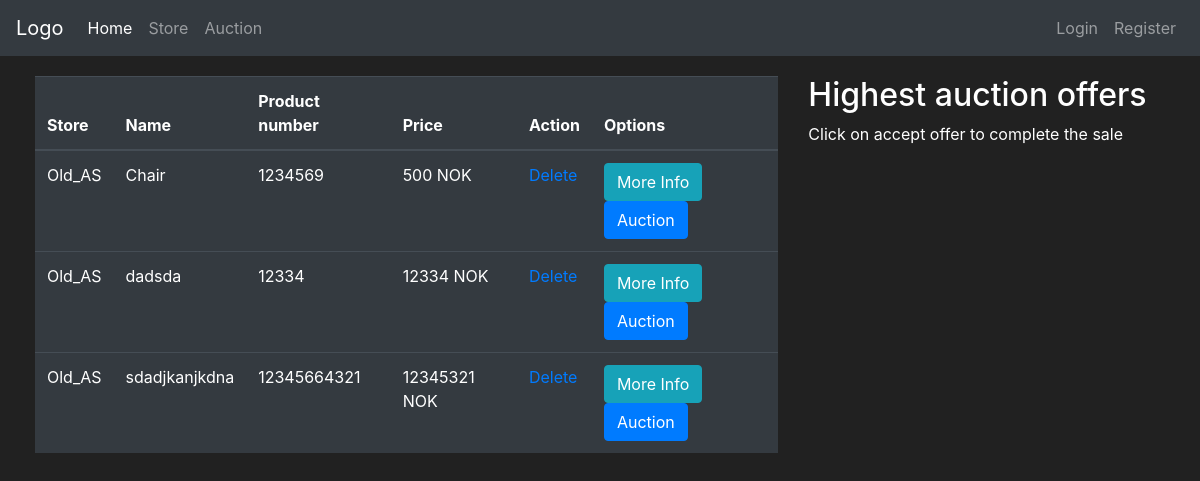
/auction, run on an earlier commit of the app's database.
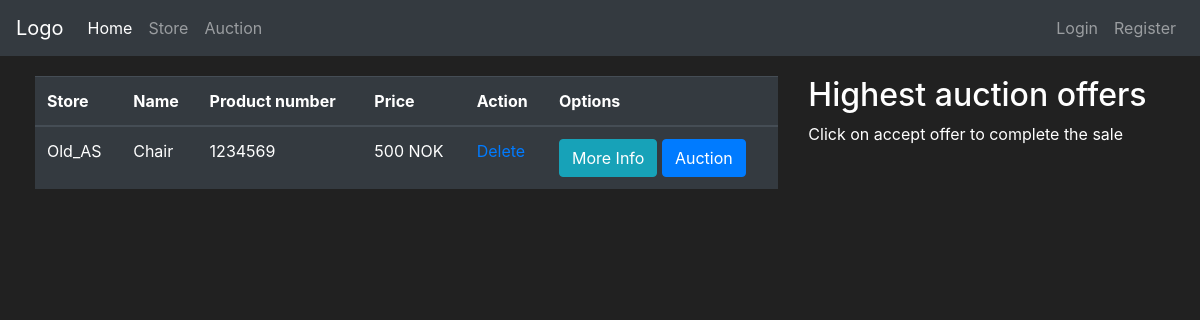
And on a later commit of the database.
### app_flask/models.py (models this page shows, shortened)
class Goods(db.Model):
    id = db.Column(db.Integer, primary_key=True)
    name = db.Column(db.String(30), unique=True, nullable=False)
    description = db.Column(db.String(70), unique=False, nullable=False)
    price = db.Column(db.Integer, unique=False, nullable=False)
    product_number = db.Column(db.String(length=6), nullable=False, unique=True)
    goods_type = db.Column(db.Boolean(), nullable=False, default=False)
    date_created = db.Column(db.DateTime(), default=datetime.utcnow)
    user_owner = db.Column(db.Integer(), db.ForeignKey('user.id'))
    store_owner = db.Column(db.Integer(), db.ForeignKey('store.id'))

class Store(db.Model):
    id = db.Column(db.Integer(), primary_key=True)
    store_name = db.Column(db.String(length=30), nullable=False, unique=True)
    street_address = db.Column(db.String(length=40), nullable=False)
    street_number = db.Column(db.Integer(), nullable=False)
    postal_code = db.Column(db.Integer(), nullable=False)
    province = db.Column(db.String(length=50), nullable=False)
    store_email = db.Column(db.String(length=50), nullable=False, unique=True)
    store_phone = db.Column(db.Integer(), nullable=False)
    date_created = db.Column(db.DateTime(), default=datetime.utcnow)
    user_owner = db.Column(db.Integer(), db.ForeignKey('user.id'))
    goods = db.relationship('Goods', backref='owned_store', lazy=True)

### app_flask/main/routes.py (the view, shortened to what this page needs)
@bp.route("/auction", methods=["POST", "GET"])
def auction_page():
    auction_form = AuctionGoodsForm()
    accept_form = AcceptAuctionForm()
    if request.method == "GET":
        items = db.session.query(Goods, Store).filter(and_(Store.id == Goods.store_owner, Goods.goods_type == 1)).all()
        try:
            current_store = Store.query.filter_by(user_owner=current_user.id).first()
            if current_store is not None:
                bidding_items = Bidding.query. \
                    with_entities(Bidding.item_name, Bidding.offer, Bidding.user_name, Bidding.user_id, Bidding.id,
                                  func.max(Bidding.offer)) \
                    .group_by(Bidding.item_name).filter_by(store_user_id=current_user.id)
            else:
                bidding_items = []
        except AttributeError:
            bidding_items = []
        return render_template("auction.html", items=items, auction_form=auction_form, bidding_items=bidding_items, accept_form=accept_form)

### app_flask/templates/auction.html (shortened to what this page needs)
{% extends 'base.html' %}
{% block content %}
<div class="row" style="margin:20px; margin-left:20px">
    <div class="col-8">
        <table class="table table-hover table-dark">
            <thead>
                <tr>
                    <th scope="col">Store</th>
                    <th scope="col">Name</th>
                    <th scope="col">Product number</th>
                    <th scope="col">Price</th>
                    <th scope="col">Action</th>
                    <th scope="col">Options</th>
                </tr>
            </thead>
            <tbody>
                {% for item, store in items %}
                <tr>
                    <td>{{store.store_name}}</td>
                    <td>{{item.name}}</td>
                    <td>{{item.product_number}}</td>
                    <td>{{item.price}} NOK</td>
                    <td class=".table-striped"><a href="{{ url_for('main.delete_goods', id=item.id)}}">Delete</a></td>
                    <td>
                        <button class="btn btn-outline btn-info" data-toggle="modal" data-target="#Modal-MoreInfo-{{ item.id }}">More Info</button>
                        <button class="btn btn-outline btn-primary" data-toggle="modal" data-target="#Modal-AuctionConfirm-{{ item.id }}" >Auction</button>
                    </td>
                </tr>
                {% endfor %}
            </tbody>
        </table>
    </div>
    <div class="col-4">
        <h2>Highest auction offers</h2>
        <p>Click on accept offer to complete the sale</p>
        <br>
   </div>
</div>
{% endblock %}

### app_flask/templates/base.html (shortened to what this page needs)
<!doctype html>
<html lang="en">
   <head>
      <link rel="stylesheet" href="https://cdn.jsdelivr.net/npm/bootstrap@4.5.3/dist/css/bootstrap.min.css">
   </head>
   <body>
    <nav class="navbar navbar-expand-md navbar-dark bg-dark">
        <a class="navbar-brand" href="{{ url_for('main.home_page') }}">Logo</a>
        <div class="collapse navbar-collapse" id="navbarNav">
            <ul class="navbar-nav mr-auto">
                <li class="nav-item active">
                    <a class="nav-link" href="{{ url_for('main.home_page') }}">Home <span class="sr-only">(current)</span></a>
                </li>
                <li class="nav-item">
                    <a class="nav-link" href="{{ url_for('main.store_page') }}">Store</a>
                </li>
                <li class="nav-item">
                    <a class="nav-link" href="{{ url_for('main.auction_page') }}">Auction</a>
                </li>
            </ul>
            {% if current_user.username=="Admin" %}
            <ul class="navbar-nav">
                <li class="nav-item">
                    <a class="nav-link" href="{{ url_for('main.show_users') }}">Users</a>
                </li>
                <li class="nav-item">
                    <a class="nav-link">{{ current_user.username }}</a>
                </li>
                <li class="nav-item">
                    <a class="nav-link" href="{{ url_for('auth.logout_page') }}">logout</a>
                </li>
            </ul>
            {% else %}
            <ul class="navbar-nav">
                <li class="nav-item">
                    <a class="nav-link" href="{{ url_for('auth.login_page')}}">Login</a>
                </li>
                <li class="nav-item">
                    <a class="nav-link" href="{{ url_for('auth.register_user_page')}}">Register</a>
                </li>
            </ul>
            {% endif %}
        </div>
      </nav>
      {% block content %}
      {% endblock %}
   </body>
</html>

### app_flask/templates/base.html (style rules this page uses)
body { color: white; background-color: #212121; }

What changed in the data, as far as the page shows it:
removed Goods: store_name "Old_AS", name "dadsda", product_number "12334", price "12334"
removed Goods: store_name "Old_AS", name "sdadjkanjkdna", product_number "12345664321", price "12345321"
